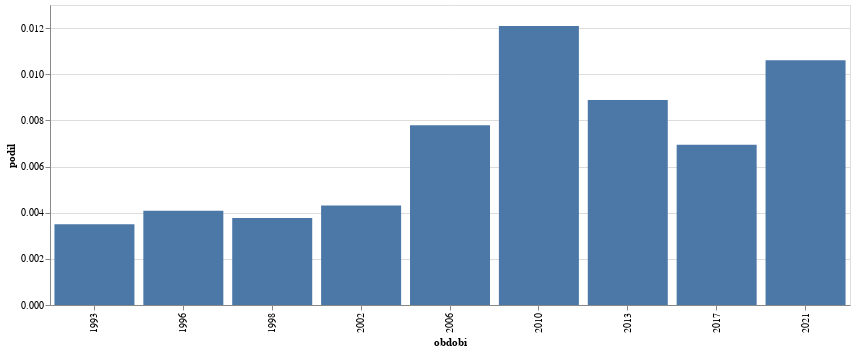

Notebook source saved alongside this figure:
### Code cell
graf_vyvoje("smích",epocha="obdobi")

### Figure 1 — Vega-Lite specification as saved in the notebook (floating-point values rounded to 4 significant figures)
{"config": {"view": {"continuousWidth": 300, "continuousHeight": 300}}, "data": {"name": "data-f7d996f8a742da0651df23198cd509a9"}, "mark": {"type": "bar"}, "encoding": {"x": {"field": "obdobi", "type": "nominal"}, "y": {"field": "podil", "type": "quantitative"}}, "width": 800, "$schema": "https://vega.github.io/schema/vega-lite/v5.8.0.json", "datasets": {"data-f7d996f8a742da0651df23198cd509a9": [{"id": 105, "obdobi": 1993, "id_right": 29982, "podil": 0.003502}, {"id": 126, "obdobi": 1996, "id_right": 30822, "podil": 0.004088}, {"id": 304, "obdobi": 1998, "id_right": 80691, "podil": 0.003767}, {"id": 354, "obdobi": 2002, "id_right": 82166, "podil": 0.004308}, {"id": 447, "obdobi": 2006, "id_right": 57418, "podil": 0.007785}, {"id": 561, "obdobi": 2010, "id_right": 46416, "podil": 0.01209}, {"id": 745, "obdobi": 2013, "id_right": 83854, "podil": 0.008884}, {"id": 631, "obdobi": 2017, "id_right": 90923, "podil": 0.00694}, {"id": 879, "obdobi": 2021, "id_right": 82903, "podil": 0.0106}]}}
